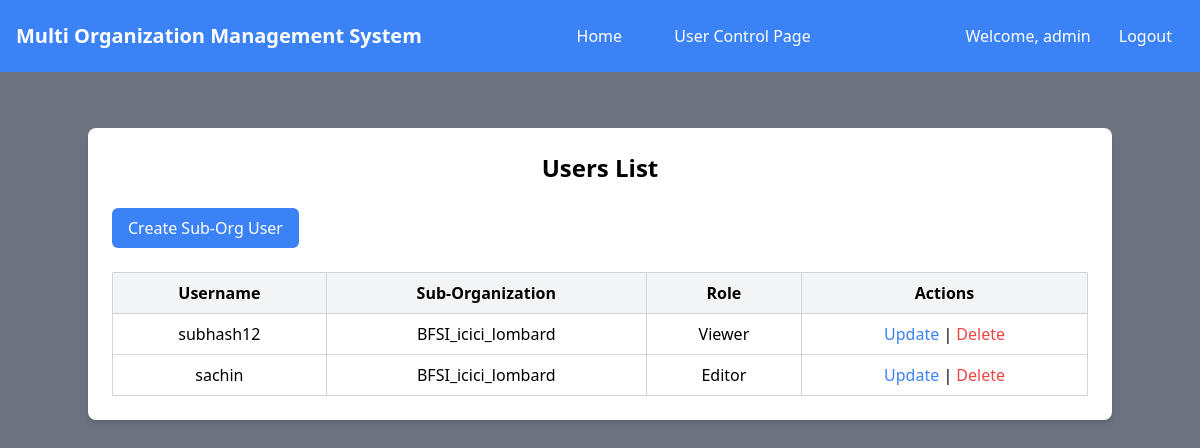
Screenshot of /users/ (signed in) with the database file from the repository.
### org/models.py (models this page shows, shortened)
class CustomUser(AbstractUser):
    organization = models.ForeignKey(
        Organization,
        on_delete=models.CASCADE,
        null=True,
        blank=True,
        related_name="members"  # Unique related name for organization members
    )
    role = models.ForeignKey(
        'Role',  # Reference to the Role model
        on_delete=models.SET_NULL,  # Keep the user if the role is deleted
        null=True,
        blank=True,
        related_name="users"  # Unique related name for users associated with a role
    )

class Organization(models.Model):
    name = models.CharField(max_length=255)
    address = models.TextField(blank=True, null=True)
    is_main = models.BooleanField(default=False)  # Identifies the main organization
    created_by = models.ForeignKey(
        'CustomUser',
        on_delete=models.CASCADE,
        related_name='organizations',
        null=True,
        blank=True,
        help_text="The superuser who created this organization"
    )
    parent = models.ForeignKey(
        'self',
        on_delete=models.CASCADE,
        null=True,
        blank=True,
        related_name='sub_organizations',
        help_text="The main organization this sub-organization belongs to"
    )

class Role(models.Model):
    ROLE_CHOICES = [
        ('Admin', 'Admin'),
        ('Editor', 'Editor'),
        ('Viewer', 'Viewer'),
    ]
    name = models.CharField(max_length=50, default='Viewer',  choices=ROLE_CHOICES, unique=True)

### org/views.py (the view)
# urls.py: path('users/', views.list_users, name='user_list'),
def list_users(request):
    if not request.user.is_superuser:
        raise Http404("You do not have permission to view this page.")
    sub_organizations = Organization.objects.filter(created_by=request.user, parent__isnull=False)
    users = get_user_model().objects.filter(organization__in=sub_organizations)
    return render(request, 'user_list.html', {'users': users})

### templates/user_list.html
{% extends 'base.html' %}
{% block content %}
<div class="bg-white p-6 shadow-md rounded-lg max-w-5xl mx-auto mt-8">
    <h1 class="text-2xl font-bold text-center mb-6">Users List</h1>
    <div class="flex justify-between items-center mb-6">
        <a href="{% url 'create_user' %}" class="bg-blue-500 text-white px-4 py-2 rounded-md hover:bg-blue-600">
            Create Sub-Org User
        </a>
    </div>
    <table class="table-auto w-full border-collapse border border-gray-200">
        <thead>
            <tr class="bg-gray-100">
                <th class="border border-gray-300 px-4 py-2">Username</th>
                <th class="border border-gray-300 px-4 py-2">Sub-Organization</th>
                <th class="border border-gray-300 px-4 py-2">Role</th>
                <th class="border border-gray-300 px-4 py-2">Actions</th>
            </tr>
        </thead>
        <tbody>
            {% for user in users %}
            <tr class="text-center">
                <td class="border border-gray-300 px-4 py-2">{{ user.username }}</td>
                <td class="border border-gray-300 px-4 py-2">{{ user.organization.name }}</td>
                <td class="border border-gray-300 px-4 py-2">{{ user.role.name }}</td>
                <td class="border border-gray-300 px-4 py-2">
                    <a href="{% url 'update_user' user.id %}" class="text-blue-500 hover:text-blue-700">Update</a>
                    |
                    <a href="{% url 'delete_user' user.id %}" class="text-red-500 hover:text-red-700">Delete</a>
                </td>
            </tr>
            {% empty %}
            <tr>
                <td colspan="4" class="text-center text-gray-500 py-4">No users found.</td>
            </tr>
            {% endfor %}
        </tbody>
    </table>
</div>
{% endblock %}

### templates/base.html (shortened to what this page needs)
<!DOCTYPE html>
<html lang="en">
<head>
    <script src="https://cdn.tailwindcss.com"></script>
</head>
<body class="bg-gray-500">
    <header class="bg-blue-500 text-white p-4">
        <div class="max-w-screen-xl mx-auto flex justify-between items-center">
            <div class="text-xl font-semibold text-white">
                <a href="{%  url 'user_list' %}">
                <span>Multi Organization Management System</span></a>
            </div>
            <div class="flex-1 text-center">
                <nav class="space-x-6">
                    <a href="/" class="hover:bg-blue-600 px-3 py-2 rounded-md">Home</a>
                    <a href="{% url 'user_list' %}" class="hover:bg-blue-600 px-3 py-2 rounded-md">User Control Page</a>
                </nav>
            </div>
            <div class="flex items-center space-x-4">
                {% if user.is_authenticated %}
                    <span class="text-white">Welcome, {{ user.username }}</span>
                    <a href="{% url 'logout' %}" class="text-white hover:bg-blue-600 px-3 py-2 rounded-md">Logout</a>
                {% else %}
                    <a href="admin/login/?next=/admin/" class="text-white hover:bg-blue-600 px-3 py-2 rounded-md">Login</a>
                {% endif %}
            </div>
        </div>
    </header>
    <main class="max-w-screen-xl mx-auto p-6">
        {% block content %}
        {% endblock %}
    </main>
</body>
</html>

### rows the page displays
CustomUser: username "admin"
CustomUser: username "subhash12", organization.name "BFSI_icici_lombard", role.name "Viewer"
CustomUser: username "sachin", organization.name "BFSI_icici_lombard", role.name "Editor"
